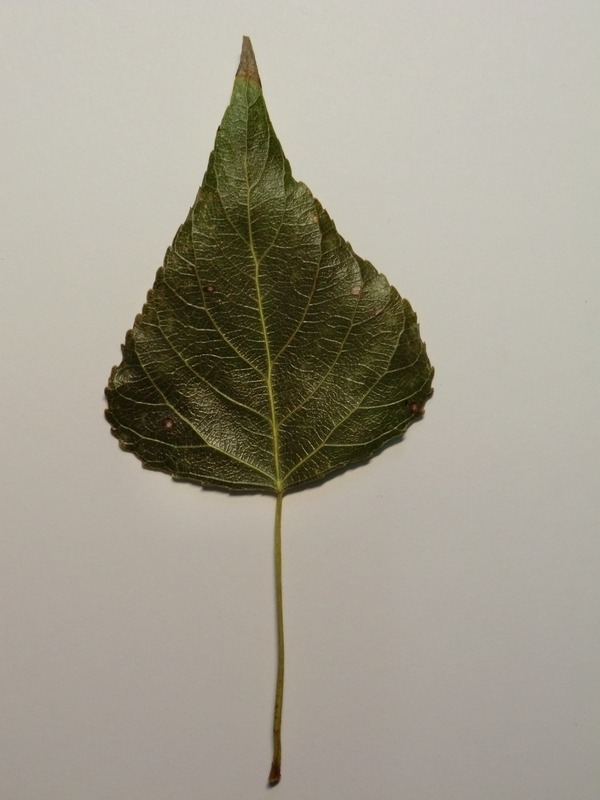
#> input picture Domasni/DomasnaRabota3/database/11250.jpg, 600 x 800 px
$ python DomasnaRabota3.22.py
#> lines starting #> are read from the running program, lines starting #| are printed output that depends on the picture; after the words box and inside, x2 and y2 are one past the last pixel; in counts of white or black regions, pixels touching at a corner belong together
import cv2

image = cv2.imread('database/11250.jpg')
#> image is the input picture: shape (800, 600, 3); mean B, G, R 144, 158.4, 163.3
gray = cv2.cvtColor(image, cv2.COLOR_BGR2GRAY)
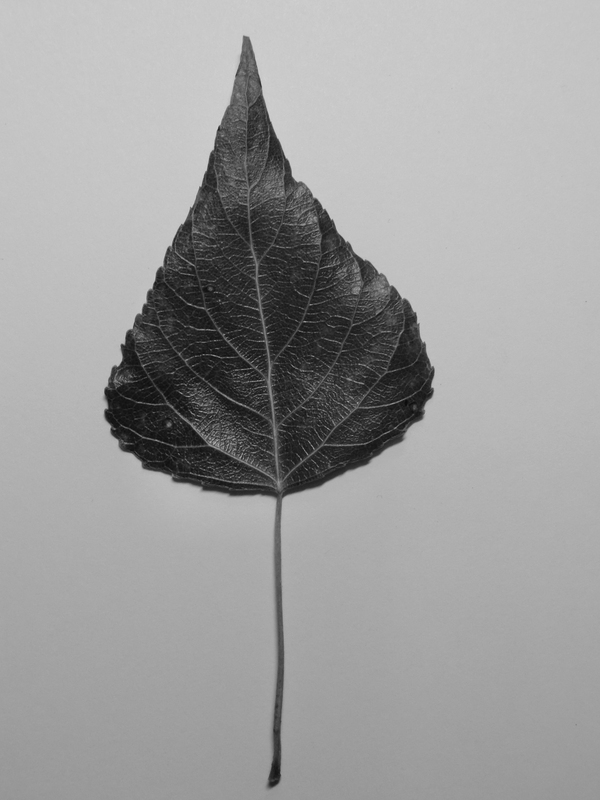
#> gray: shape (800, 600); min 12, max 210, mean 158.2
_, segmented_image = cv2.threshold(gray, 127, 255, cv2.THRESH_BINARY)
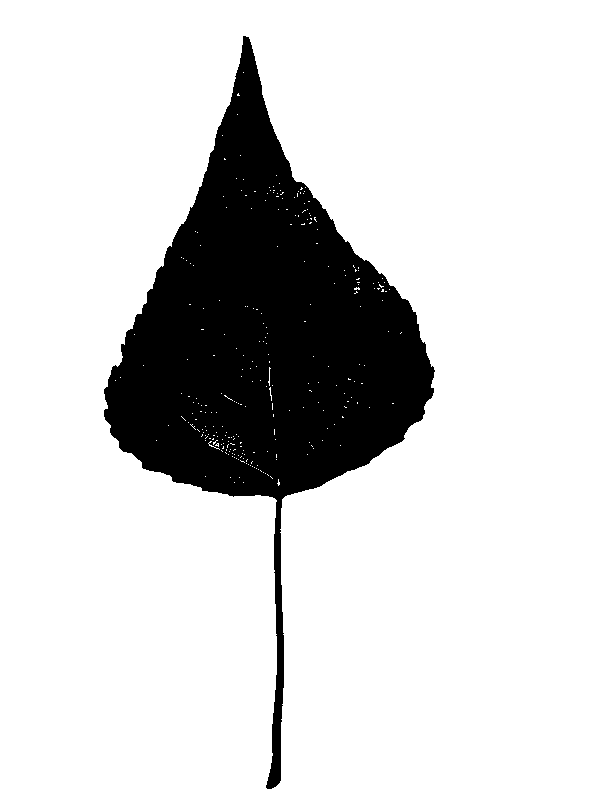
#> segmented_image: shape (800, 600); 82.8% white; 1 black region, box (x1, y1, x2, y2) and area: (104, 36, 435, 789) 82523
edges = cv2.Canny(segmented_image, 30, 100)
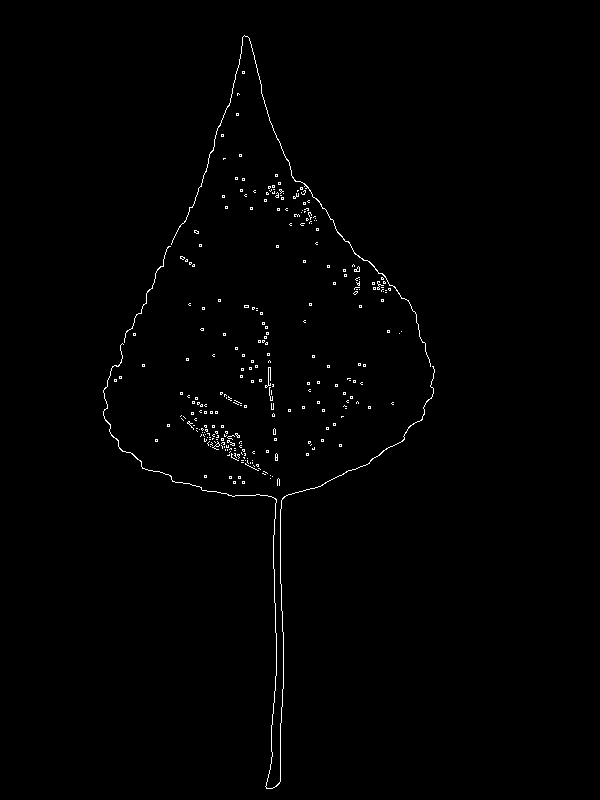
#> edges: shape (800, 600); 0.77% white in thin lines or dots, all inside (x1, y1, x2, y2) = (103, 35, 435, 789)
contours, _ = cv2.findContours(edges, cv2.RETR_EXTERNAL, cv2.CHAIN_APPROX_SIMPLE)
#> contours = 279 contours, 277 with area under 20; largest, box (x1, y1, x2, y2) and area: (103, 343, 435, 789) 66, (171, 35, 431, 367) 58
contour_image = image.copy()
cv2.drawContours(contour_image, contours, -1, (255), 2)
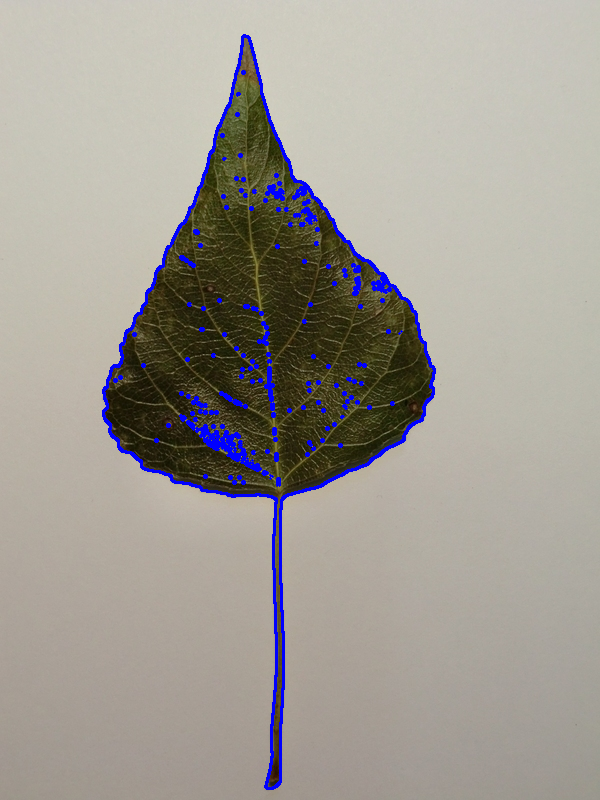
#> contour_image: shape (800, 600, 3); 2.41% of pixels changed, all inside (x1, y1, x2, y2) = (102, 34, 436, 790)
cv2.imshow('Original Image', image)
cv2.imshow('Segmented Image', segmented_image)
cv2.imshow('Contours', contour_image)
cv2.waitKey(0)
cv2.destroyAllWindows()

$ run again, with Domasni/DomasnaRabota3/database/1.jpg copied over Domasni/DomasnaRabota3/database/11250.jpg
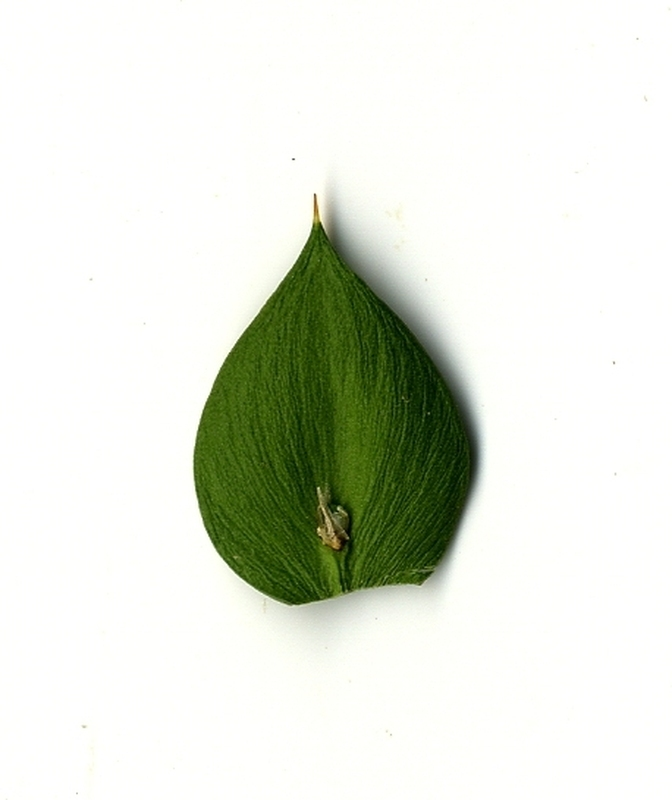
#> input picture Domasni/DomasnaRabota3/database/1.jpg, 672 x 800 px
#> image is the input picture: shape (800, 672, 3); mean B, G, R 218, 228.9, 224.7
#> segmented_image: shape (800, 672); 86.2% white; 6 black regions (4 under 20 px), largest, box (x1, y1, x2, y2) and area: (194, 220, 479, 605) 74103, (314, 194, 316, 214) 37
#> `edges = cv2.Canny(segmented_image, 30, 100)`:
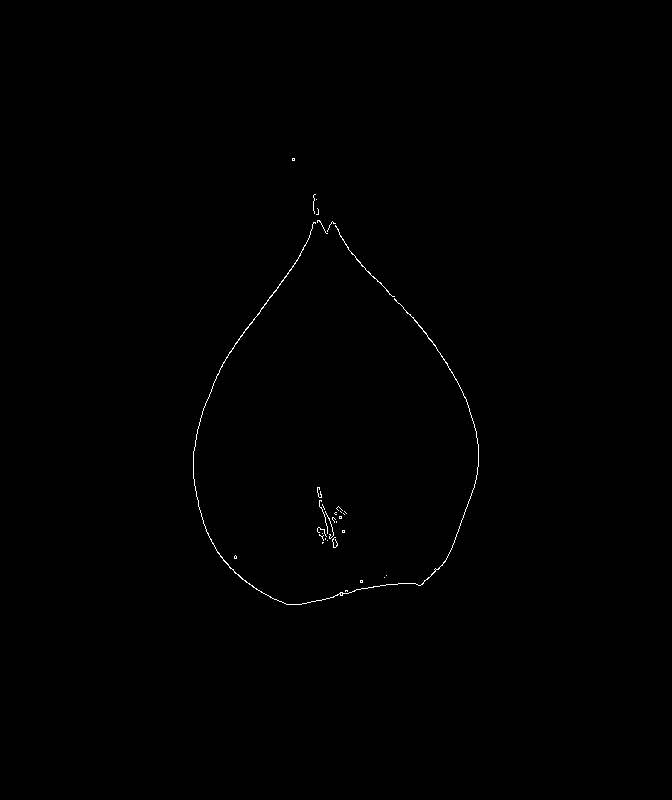
#> edges: shape (800, 672); 0.26% white in thin lines or dots, all inside (x1, y1, x2, y2) = (193, 158, 479, 605)
#> contours = 33 contours, 31 with area under 20; largest, box (x1, y1, x2, y2) and area: (193, 222, 479, 605) 132, (335, 225, 395, 297) 22
#> `cv2.drawContours(contour_image, contours, -1, (255), 2)`:
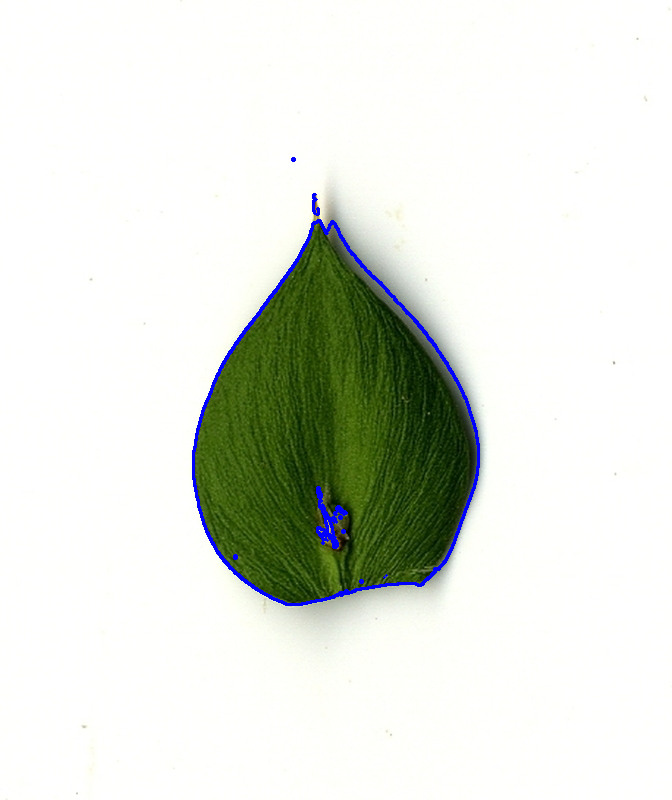
#> contour_image: shape (800, 672, 3); 0.88% of pixels changed, all inside (x1, y1, x2, y2) = (192, 157, 480, 606)

$ run again, with Domasni/DomasnaRabota3/database/10000.jpg copied over Domasni/DomasnaRabota3/database/11250.jpg
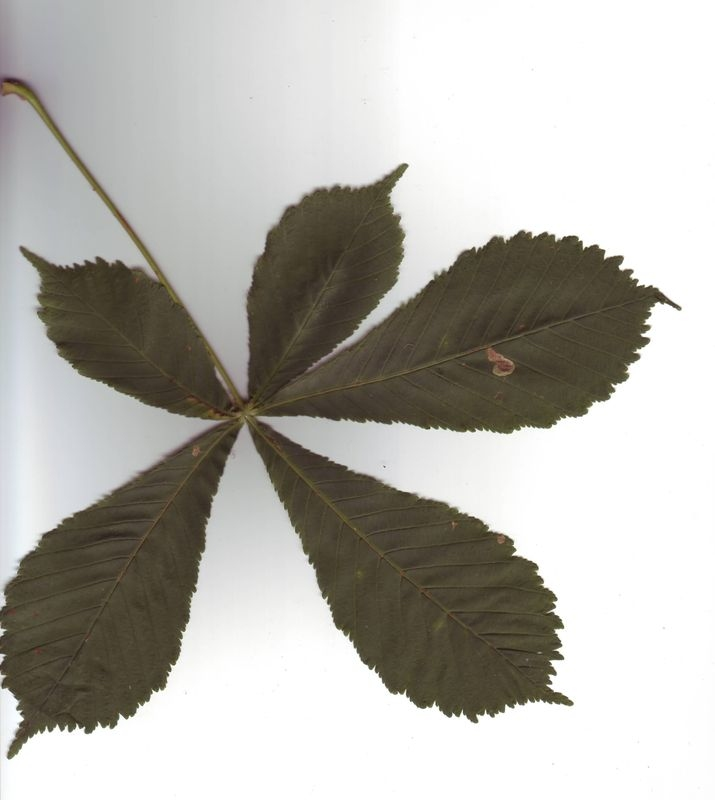
#> input picture Domasni/DomasnaRabota3/database/10000.jpg, 715 x 800 px
#> image is the input picture: shape (800, 715, 3); mean B, G, R 173.9, 179.8, 181.8
#> `_, segmented_image = cv2.threshold(gray, 127, 255, cv2.THRESH_BINARY)`:
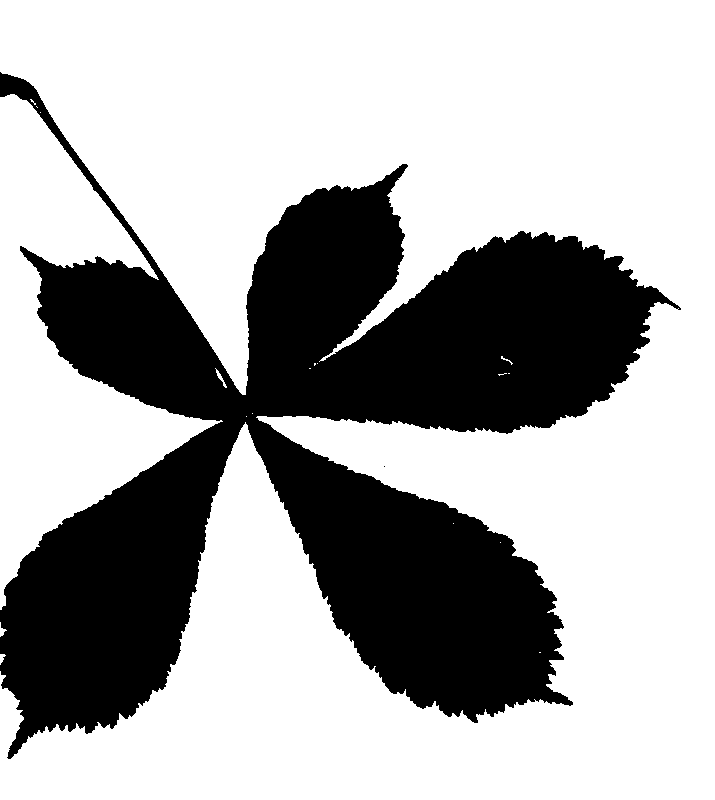
#> segmented_image: shape (800, 715); 67.7% white; 2 black regions (1 under 20 px), largest, box (x1, y1, x2, y2) and area: (0, 72, 681, 759) 184832
#> edges: shape (800, 715); 0.95% white in thin lines or dots, all inside (x1, y1, x2, y2) = (0, 72, 681, 759)
#> contours = 80 contours, 70 with area under 20; largest, box (x1, y1, x2, y2) and area: (0, 72, 351, 395) 142, (0, 93, 159, 280) 119, (320, 207, 476, 361) 72, (0, 422, 221, 610) 55, (7, 711, 110, 759) 38
#> `cv2.drawContours(contour_image, contours, -1, (255), 2)`:
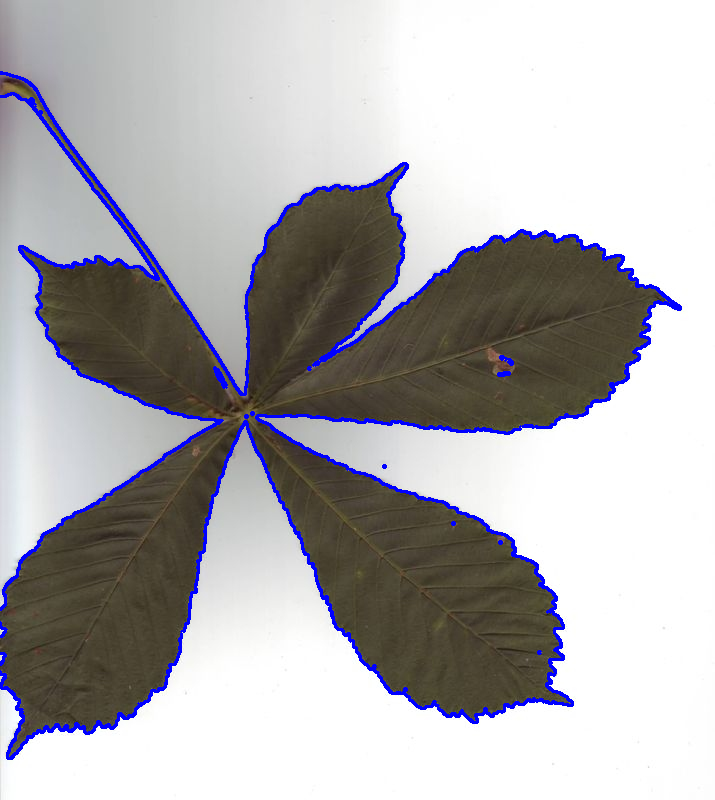
#> contour_image: shape (800, 715, 3); 3.22% of pixels changed, all inside (x1, y1, x2, y2) = (0, 71, 682, 760)

$ run again, with Domasni/DomasnaRabota3/database/10001.jpg copied over Domasni/DomasnaRabota3/database/11250.jpg
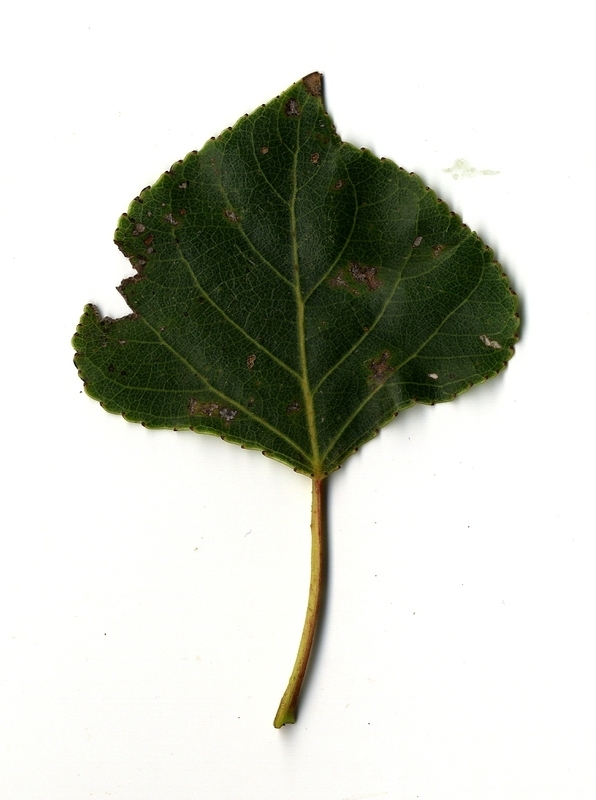
#> input picture Domasni/DomasnaRabota3/database/10001.jpg, 596 x 800 px
#> image is the input picture: shape (800, 596, 3); mean B, G, R 195.5, 204.3, 201.6
#> segmented_image: shape (800, 596); 76.3% white; 20 black regions (19 under 20 px), largest, box (x1, y1, x2, y2) and area: (73, 72, 524, 728) 113091
#> `edges = cv2.Canny(segmented_image, 30, 100)`:
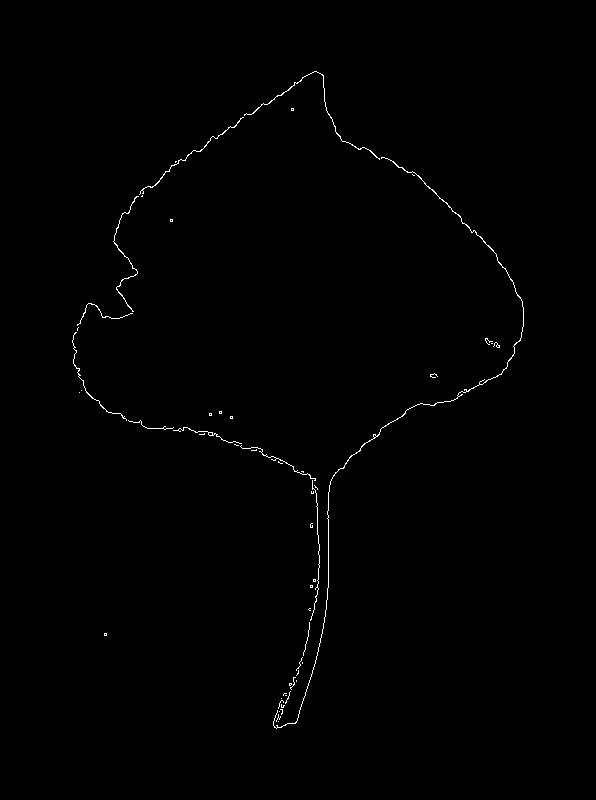
#> edges: shape (800, 596); 0.5% white in thin lines or dots, all inside (x1, y1, x2, y2) = (72, 71, 524, 729)
#> contours = 54 contours, 49 with area under 20; largest, box (x1, y1, x2, y2) and area: (273, 157, 524, 729) 114, (244, 71, 380, 160) 42, (113, 196, 139, 312) 34, (139, 117, 244, 195) 34, (72, 332, 127, 421) 20
#> `cv2.drawContours(contour_image, contours, -1, (255), 2)`:
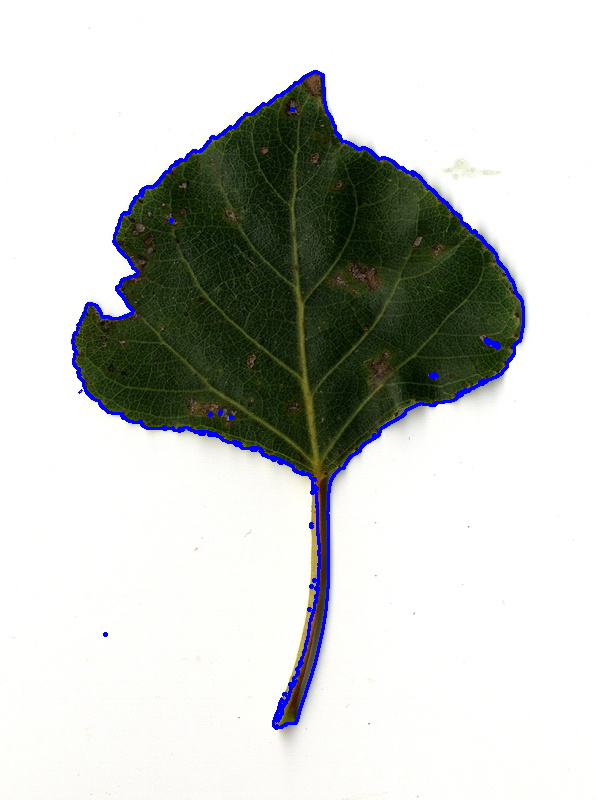
#> contour_image: shape (800, 596, 3); 1.65% of pixels changed, all inside (x1, y1, x2, y2) = (71, 70, 525, 730)
